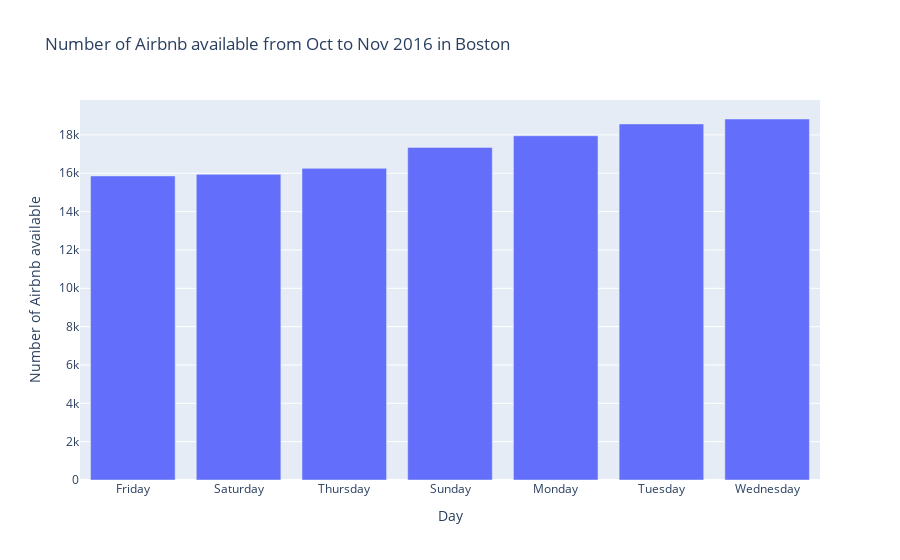

Notebook code cell kept with this figure:
### Code cell
boston_month_day = active_boston_aval_month_day.to_frame()
months = []
days = []
for month, day in boston_month_day.index:
    months.append(month)
    days.append(day)
boston_month_day['month'] = months
boston_month_day['day'] = days
valid_months = ['September', 'October', 'November']
valid_boston_month_day = boston_month_day.loc[boston_month_day['month'].isin(valid_months), :]
valid_per_day = valid_boston_month_day.groupby('day')['available'].sum().sort_values()
fig = go.Figure(data=[go.Bar(name='boston', x=valid_per_day.index, y=valid_per_day)])
fig.update_layout(title="Number of Airbnb available from Oct to Nov 2016 in Boston", xaxis_title="Day", yaxis_title="Number of Airbnb available")
fig.show()

### Figure 1 — Plotly figure (JSON) as saved in the notebook; plotly's stock layout.template omitted (floating-point values rounded to 4 significant figures)
{"data": [{"name": "boston", "type": "bar", "x": ["Friday", "Saturday", "Thursday", "Sunday", "Monday", "Tuesday", "Wednesday"], "y": [15861, 15943, 16258, 17350, 17958, 18575, 18831]}], "layout": {"title": {"text": "Number of Airbnb available from Oct to Nov 2016 in Boston"}, "xaxis": {"title": {"text": "Day"}}, "yaxis": {"title": {"text": "Number of Airbnb available"}}}}
